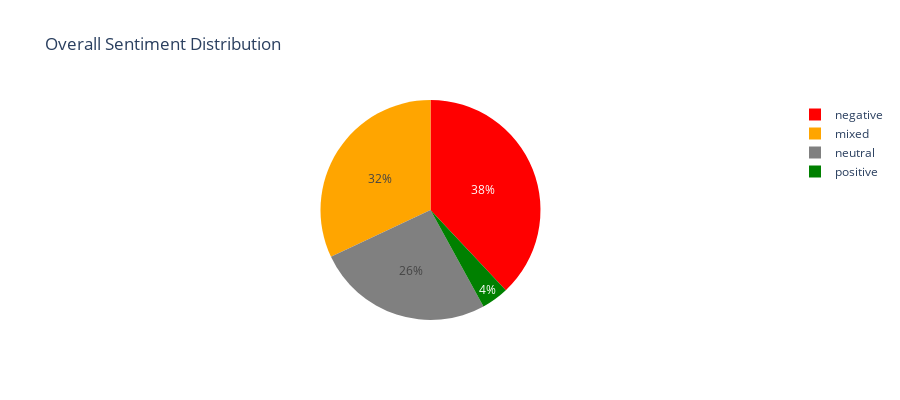

Write notebook code for a chart like this one.
### Markdown cell above
## 4. AI_SENTIMENT: Sentiment Analysis

Analyze sentiment of customer emails

### Code cell
# Analyze sentiment
# AI_SENTIMENT returns an OBJECT with categories array containing overall sentiment
sql = """
SELECT 
    ticket_id,
    user_id,
    SUBSTR(content, 1, 150) as content_preview,
    AI_SENTIMENT(content) as sentiment_result,
    AI_SENTIMENT(content)['categories'][0]['sentiment']::STRING as overall_sentiment
FROM emails
LIMIT 100
"""

df_sentiment = session.sql(sql).to_pandas()
display(Markdown("### Sentiment Analysis"))
display(df_sentiment.head(10))

# Sentiment distribution
sentiment_dist = df_sentiment['OVERALL_SENTIMENT'].value_counts().reset_index()
sentiment_dist.columns = ['Sentiment', 'Count']

display(Markdown("### Sentiment Distribution"))
# Map sentiment values to colors
color_map = {
    'positive': 'green',
    'negative': 'red', 
    'neutral': 'gray',
    'mixed': 'orange',
    'unknown': 'lightgray'
}
fig = px.pie(sentiment_dist, 
             values='Count', 
             names='Sentiment',
             title='Overall Sentiment Distribution',
             color='Sentiment',
             color_discrete_map=color_map)
fig.update_layout(height=400)
fig.show()

### Figure 1 — Plotly figure (JSON) as saved in the notebook; plotly's stock layout.template omitted (floating-point values rounded to 4 significant figures)
{"data": [{"customdata": [["negative"], ["mixed"], ["neutral"], ["positive"]], "domain": {"x": [0, 1], "y": [0, 1]}, "hovertemplate": "Sentiment=%{customdata[0]}<br>Count=%{value}<extra></extra>", "labels": ["negative", "mixed", "neutral", "positive"], "legendgroup": "", "marker": {"colors": ["red", "orange", "gray", "green"]}, "name": "", "showlegend": true, "type": "pie", "values": [19, 16, 13, 2]}], "layout": {"height": 400, "legend": {"tracegroupgap": 0}, "title": {"text": "Overall Sentiment Distribution"}}}
